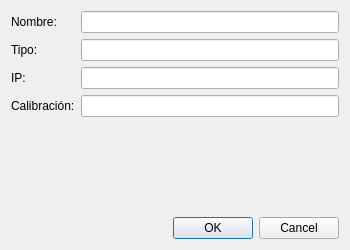
<?xml version="1.0" encoding="UTF-8"?>
<ui version="4.0">
 <class>AddDeviceDialog</class>
 <widget class="QDialog" name="AddDeviceDialog">
  <property name="geometry">
   <rect>
    <x>0</x>
    <y>0</y>
    <width>350</width>
    <height>250</height>
   </rect>
  </property>
  <property name="windowTitle">
   <string>Agregar Dispositivo</string>
  </property>
  <layout class="QVBoxLayout" name="verticalLayout">
   <item>
    <layout class="QFormLayout" name="formLayout">
     <item row="0" column="0">
      <widget class="QLabel" name="labelName">
       <property name="text">
        <string>Nombre:</string>
       </property>
      </widget>
     </item>
     <item row="0" column="1">
      <widget class="QLineEdit" name="lineEditName"/>
     </item>
     <item row="1" column="0">
      <widget class="QLabel" name="labelType">
       <property name="text">
        <string>Tipo:</string>
       </property>
      </widget>
     </item>
     <item row="1" column="1">
      <widget class="QLineEdit" name="lineEditType"/>
     </item>
     <item row="2" column="0">
      <widget class="QLabel" name="labelIP">
       <property name="text">
        <string>IP:</string>
       </property>
      </widget>
     </item>
     <item row="2" column="1">
      <widget class="QLineEdit" name="lineEditIP"/>
     </item>
     <item row="3" column="0">
      <widget class="QLabel" name="labelCalibration">
       <property name="text">
        <string>Calibración:</string>
       </property>
      </widget>
     </item>
     <item row="3" column="1">
      <widget class="QLineEdit" name="lineEditCalibration"/>
     </item>
    </layout>
   </item>
   <item>
    <widget class="QDialogButtonBox" name="buttonBox">
     <property name="orientation">
      <enum>Qt::Horizontal</enum>
     </property>
     <property name="standardButtons">
      <set>QDialogButtonBox::Cancel|QDialogButtonBox::Ok</set>
     </property>
    </widget>
   </item>
  </layout>
 </widget>
 <resources/>
 <connections/>
</ui>
